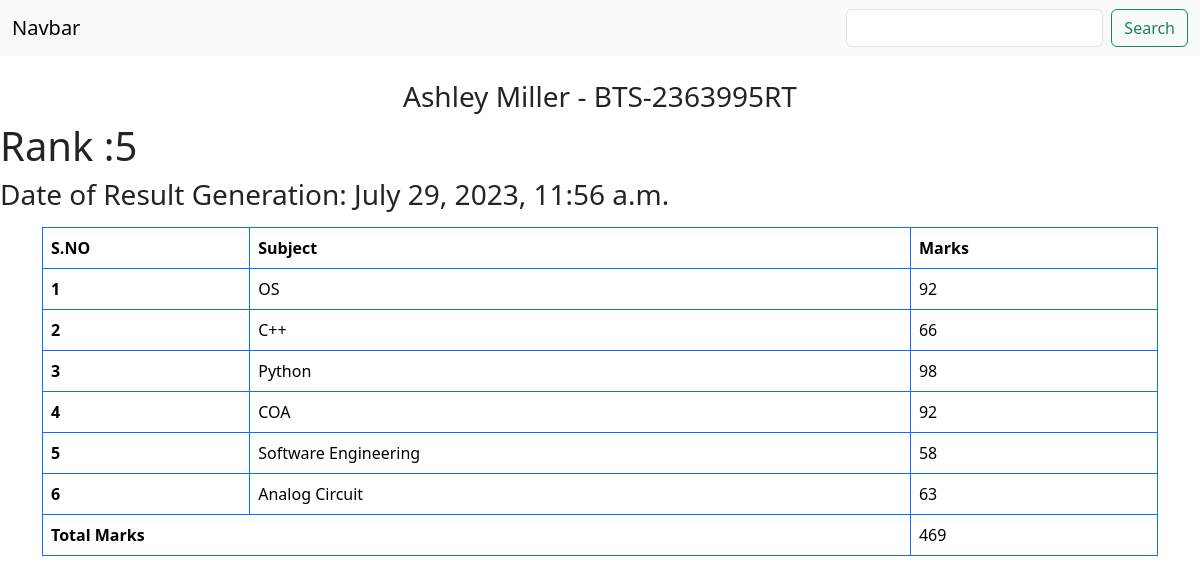
/marks/BTS-2363995RT/, run on the app's committed database.
### home/models.py (models this page shows, shortened)
class Student(models.Model):
    department = models.ForeignKey(Department, related_name="depart", on_delete=models.CASCADE)
    student_id = models.OneToOneField(StudentId, related_name="studentid", on_delete=models.CASCADE)
    student_name = models.CharField(max_length=100)
    student_email = models.EmailField(unique=True)
    student_age = models.IntegerField(default=18)
    student_address = models.TextField()
    class Meta:
        ordering = ['student_name']
        verbose_name = ['student']

class StudentId(models.Model):
    student_id = models.CharField(max_length=100)

class studentCard(models.Model):
    student = models.ForeignKey(Student, related_name='student_rank', on_delete=models.CASCADE)
    rank = models.IntegerField(unique=True)
    date_of_generation = models.DateTimeField(auto_now_add=True)

class SubjectMarks(models.Model):
    student = models.ForeignKey(Student,related_name="studentmarks", on_delete=models.CASCADE)
    subject = models.ForeignKey(Subject, on_delete=models.CASCADE)
    marks = models.IntegerField(default=33)
    class Meta:
        unique_together = ['student', 'subject']

class Subject(models.Model):
    subject_name = models.CharField(max_length=100)
    def __str__(self) -> str:
        return self.subject_name

### home/views.py (the view)
# urls.py: path('marks/<student_id>/',getMarks,name='getMarks'),
def getMarks(request, student_id):
    queryset = SubjectMarks.objects.filter(student__student_id__student_id__icontains=student_id)
    l= student_id
    name = queryset[0].student.student_name
    total_marks = queryset.aggregate(Sum('marks'))
    queryset2 = studentCard.objects.filter(student__student_id__student_id__icontains = student_id)
    queryset2 = queryset2[0]
    context ={
        'queryset' : queryset,
        'queryset2' : queryset2,
        'l' : l,
        'name' : name,
        'total_marks' : total_marks,
    }
    return render(request,'marks.html',context)

### templates/marks.html (shortened to what this page needs)
<!DOCTYPE html>
<html lang="en">
<head>
    <link href="https://cdn.jsdelivr.net/npm/bootstrap@5.3.1/dist/css/bootstrap.min.css" rel="stylesheet">
</head>
<body>
    <nav class="navbar bg-body-tertiary">
        <div class="container-fluid">
          <a class="navbar-brand">Navbar</a>
          <form class="d-flex" role="search">
            <input class="form-control me-2" name="Search" aria-label="Search">
            <button class="btn btn-outline-success" type="submit">Search</button>
          </form>
        </div>
      </nav>
      <h3 class="text-center mt-4">{{name}} - {{l}}</h3>
      <h1>Rank :{{queryset2.rank}}</h1>
      <h3>Date of Result Generation: {{queryset2.date_of_generation}}</h3>
    <div class="container-sm mt-3">
    <table class="table table-bordered border-primary">
        <thead>
          <tr>
            <th scope="col">S.NO</th>
            <th scope="col">Subject</th>
            <th scope="col">Marks</th>
          </tr>
        </thead>
        <tbody>
        {% for query in queryset %}
          <tr>
            <th scope="row">{{forloop.counter}}</th>
            <td>{{query.subject}}</td>
            <td>{{query.marks}}</td>
          </tr>
          {% endfor %}
          <tr>
            <th colspan="2">Total Marks</th>
            <td>{{ total_marks.marks__sum }}</td>
        </tr>
        </tbody>
      </table>
    </div>
</body>
</html>

### data on the page
Student: student_name "Ashley Miller"
StudentId: student "BTS-2363995RT"
studentCard: rank "5", date_of_generation "July 29, 2023, 11:56 a.m."
SubjectMarks: subject "OS", marks "92"
SubjectMarks: subject "C++", marks "66"
SubjectMarks: subject "Python", marks "98"
SubjectMarks: subject "COA", marks "92"
SubjectMarks: subject "Software Engineering", marks "58"
SubjectMarks: subject "Analog Circuit", marks "63"

### other printed values
{{ total_marks.marks__sum }} "469"
